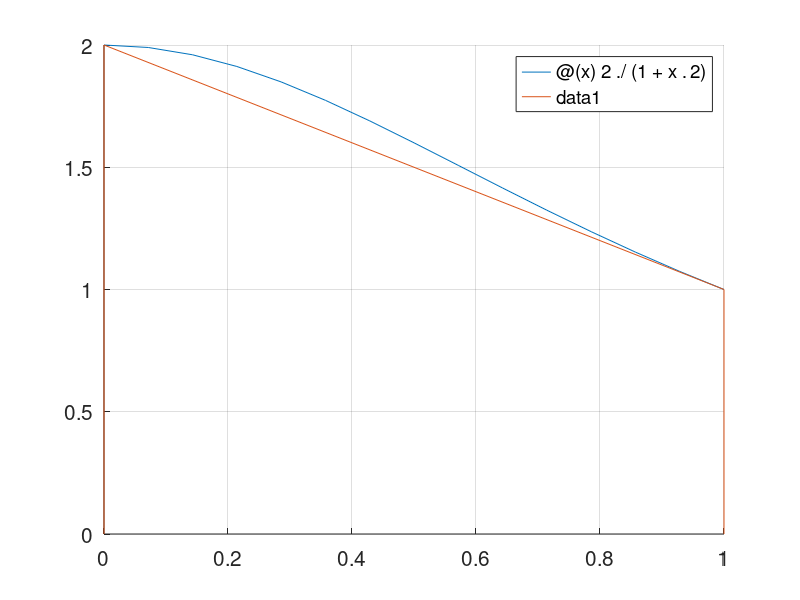

The MATLAB script that drew this image: (Note: this script raises an error after producing the figure.)
function lab8p1
  clf;hold on;grid on;set(gca,'FontSize',15);
  a=0;
  b=1;
  f=@(x) 2./(1+x.^2);
  fplot(f,[0 1]);
  x=[0 0 1 1];
  y=[0 f(0) f(1) 0];
  plot(x,y);
  n=10;
  reptrap(f,a,b,n)
  repsim(f,a,b,n)
  quad(f,a,b)
endfunction
